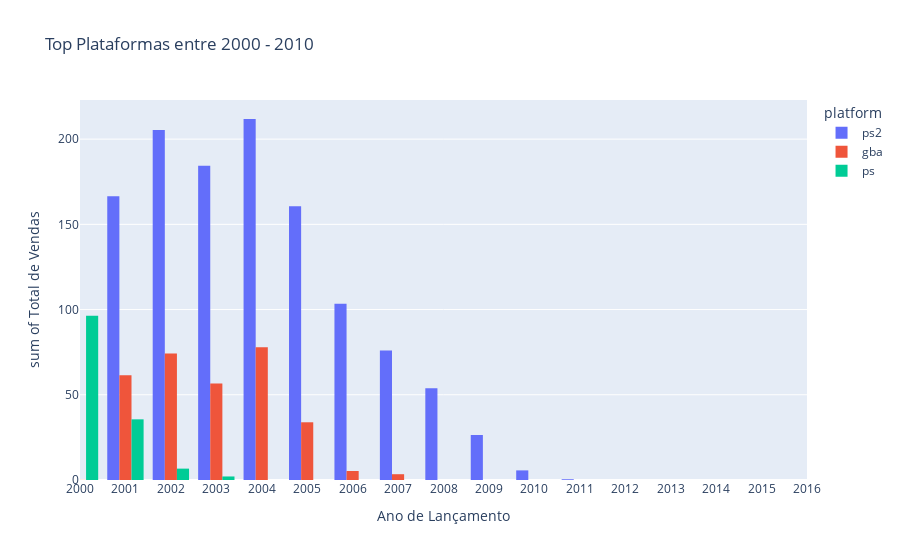
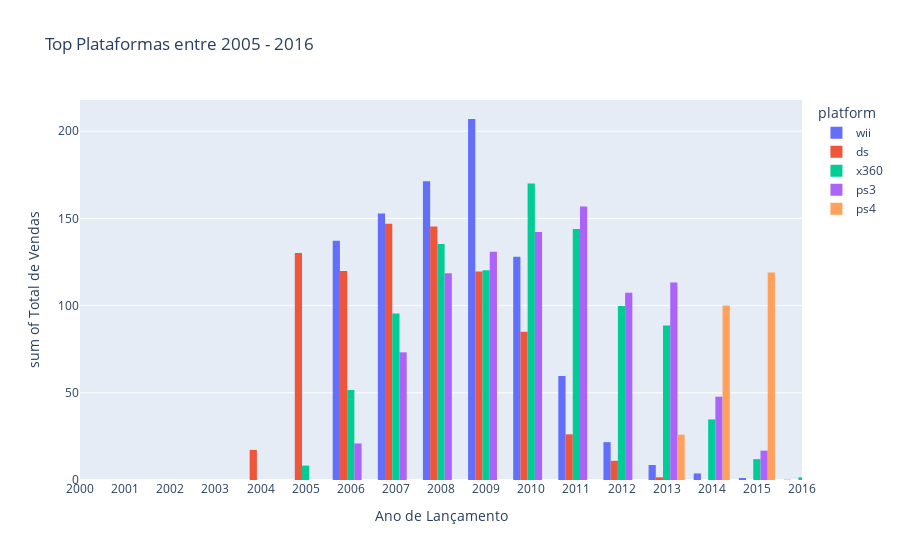
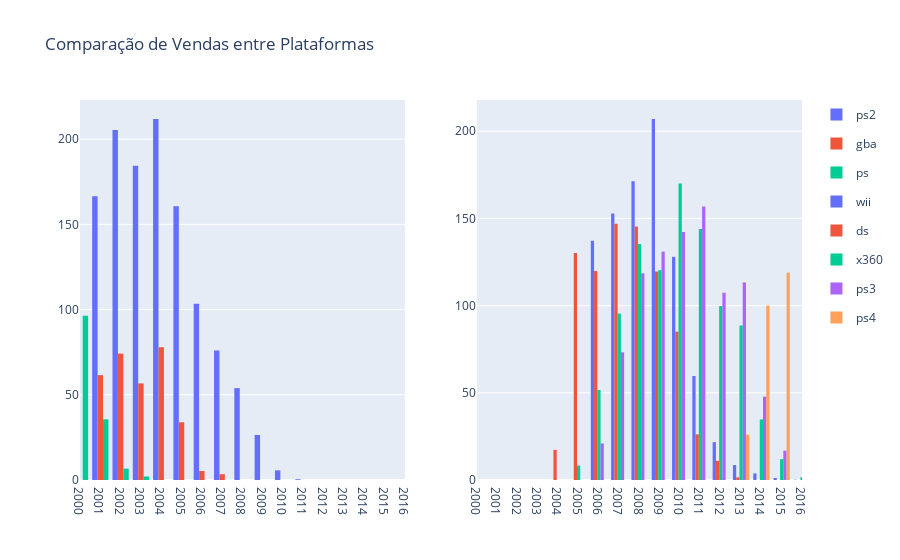

Notebook cell for these charts, in order:
### Markdown cell above
### 4.4 - Popularidade de plataformas em diferentes períodos;

### Code cell
# Seleção das principais plataformas com as maiores vendas totais
top_platforms = platform_sales_sorted['platform'].tolist()

# Filtragem do DataFrame original para incluir apenas as principais plataformas
top_platforms_data = df_data[df_data['platform'].isin(top_platforms)]

# Filtragem do DataFrame para incluir apenas os dados a partir de 2000
top_platforms_data_filtered = top_platforms_data[top_platforms_data['year_of_release'] >= 2000]

# Seleção de plataformas 1
selected_platforms1 = ['ps', 'ps2', 'gba']
selected_data_1 = top_platforms_data_filtered[top_platforms_data_filtered['platform'].isin(selected_platforms1)]

# Seleção de plataformas 2
selected_platforms2 = ['wii', 'ds', 'x360', 'ps3', 'ps4']
selected_data_2 = top_platforms_data_filtered[top_platforms_data_filtered['platform'].isin(selected_platforms2)]

# Gráfico 1
fig1 = px.histogram(selected_data_1, 
             x='year_of_release', 
             y='total_sales', 
             labels={'total_sales':'Total de Vendas', 'year_of_release':'Ano de Lançamento'},
             color='platform', 
             barmode='group',
             title='Top Plataformas entre 2000 - 2010')
fig1.update_xaxes(tickmode='linear', range=[2000, 2016])

# Gráfico 2
fig2 = px.histogram(selected_data_2, 
             x='year_of_release', 
             y='total_sales', 
             labels={'total_sales':'Total de Vendas', 'year_of_release':'Ano de Lançamento'},
             color='platform', 
             barmode='group',
             title='Top Plataformas entre 2005 - 2016')
fig2.update_xaxes(tickmode='linear', range=[2000, 2016])

fig1.show()
fig2.show()

# Criando subplots lado a lado
fig_geral = make_subplots(rows=1, cols=2)

# Adicionando fig1 ao subplot da esquerda
for trace in fig1.data:
    fig_geral.add_trace(trace, row=1, col=1)

# Adicionando fig2 ao subplot da direita
for trace in fig2.data:
    fig_geral.add_trace(trace, row=1, col=2)

# Layout
fig_geral.update_layout(
    title_text="Comparação de Vendas entre Plataformas",
    showlegend=True)

fig_geral.update_xaxes(tickmode='linear', range=[2000, 2016])

fig_geral.show()

### Figure 1 — Plotly figure (JSON) as saved in the notebook; plotly's stock layout.template omitted (floating-point values rounded to 4 significant figures; data arrays with more than 128 entries replaced by an {"elided": "..."} marker saying what was removed)
{"data": [{"alignmentgroup": "True", "bingroup": "x", "histfunc": "sum", "hovertemplate": "platform=ps2<br>Ano de Lançamento=%{x}<br>sum of Total de Vendas=%{y}<extra></extra>", "legendgroup": "ps2", "marker": {"color": "#636efa", "pattern": {"shape": ""}}, "name": "ps2", "offsetgroup": "ps2", "orientation": "v", "showlegend": true, "type": "histogram", "x": {"elided": "2127 int values"}, "xaxis": "x", "y": {"elided": "2127 float values"}, "yaxis": "y"}, {"alignmentgroup": "True", "bingroup": "x", "histfunc": "sum", "hovertemplate": "platform=gba<br>Ano de Lançamento=%{x}<br>sum of Total de Vendas=%{y}<extra></extra>", "legendgroup": "gba", "marker": {"color": "#EF553B", "pattern": {"shape": ""}}, "name": "gba", "offsetgroup": "gba", "orientation": "v", "showlegend": true, "type": "histogram", "x": {"elided": "811 int values"}, "xaxis": "x", "y": {"elided": "811 float values"}, "yaxis": "y"}, {"alignmentgroup": "True", "bingroup": "x", "histfunc": "sum", "hovertemplate": "platform=ps<br>Ano de Lançamento=%{x}<br>sum of Total de Vendas=%{y}<extra></extra>", "legendgroup": "ps", "marker": {"color": "#00cc96", "pattern": {"shape": ""}}, "name": "ps", "offsetgroup": "ps", "orientation": "v", "showlegend": true, "type": "histogram", "x": {"elided": "274 int values"}, "xaxis": "x", "y": {"elided": "274 float values"}, "yaxis": "y"}], "layout": {"barmode": "group", "legend": {"title": {"text": "platform"}, "tracegroupgap": 0}, "title": {"text": "Top Plataformas entre 2000 - 2010"}, "xaxis": {"anchor": "y", "domain": [0, 1], "range": [2000, 2016], "tickmode": "linear", "title": {"text": "Ano de Lançamento"}}, "yaxis": {"anchor": "x", "domain": [0, 1], "title": {"text": "sum of Total de Vendas"}}}}

### Figure 2 — Plotly figure (JSON) as saved in the notebook; plotly's stock layout.template omitted (floating-point values rounded to 4 significant figures; data arrays with more than 128 entries replaced by an {"elided": "..."} marker saying what was removed)
{"data": [{"alignmentgroup": "True", "bingroup": "x", "histfunc": "sum", "hovertemplate": "platform=wii<br>Ano de Lançamento=%{x}<br>sum of Total de Vendas=%{y}<extra></extra>", "legendgroup": "wii", "marker": {"color": "#636efa", "pattern": {"shape": ""}}, "name": "wii", "offsetgroup": "wii", "orientation": "v", "showlegend": true, "type": "histogram", "x": {"elided": "1286 int values"}, "xaxis": "x", "y": {"elided": "1286 float values"}, "yaxis": "y"}, {"alignmentgroup": "True", "bingroup": "x", "histfunc": "sum", "hovertemplate": "platform=ds<br>Ano de Lançamento=%{x}<br>sum of Total de Vendas=%{y}<extra></extra>", "legendgroup": "ds", "marker": {"color": "#EF553B", "pattern": {"shape": ""}}, "name": "ds", "offsetgroup": "ds", "orientation": "v", "showlegend": true, "type": "histogram", "x": {"elided": "2120 int values"}, "xaxis": "x", "y": {"elided": "2120 float values"}, "yaxis": "y"}, {"alignmentgroup": "True", "bingroup": "x", "histfunc": "sum", "hovertemplate": "platform=x360<br>Ano de Lançamento=%{x}<br>sum of Total de Vendas=%{y}<extra></extra>", "legendgroup": "x360", "marker": {"color": "#00cc96", "pattern": {"shape": ""}}, "name": "x360", "offsetgroup": "x360", "orientation": "v", "showlegend": true, "type": "histogram", "x": {"elided": "1232 int values"}, "xaxis": "x", "y": {"elided": "1232 float values"}, "yaxis": "y"}, {"alignmentgroup": "True", "bingroup": "x", "histfunc": "sum", "hovertemplate": "platform=ps3<br>Ano de Lançamento=%{x}<br>sum of Total de Vendas=%{y}<extra></extra>", "legendgroup": "ps3", "marker": {"color": "#ab63fa", "pattern": {"shape": ""}}, "name": "ps3", "offsetgroup": "ps3", "orientation": "v", "showlegend": true, "type": "histogram", "x": {"elided": "1306 int values"}, "xaxis": "x", "y": {"elided": "1306 float values"}, "yaxis": "y"}, {"alignmentgroup": "True", "bingroup": "x", "histfunc": "sum", "hovertemplate": "platform=ps4<br>Ano de Lançamento=%{x}<br>sum of Total de Vendas=%{y}<extra></extra>", "legendgroup": "ps4", "marker": {"color": "#FFA15A", "pattern": {"shape": ""}}, "name": "ps4", "offsetgroup": "ps4", "orientation": "v", "showlegend": true, "type": "histogram", "x": {"elided": "392 int values"}, "xaxis": "x", "y": {"elided": "392 float values"}, "yaxis": "y"}], "layout": {"barmode": "group", "legend": {"title": {"text": "platform"}, "tracegroupgap": 0}, "title": {"text": "Top Plataformas entre 2005 - 2016"}, "xaxis": {"anchor": "y", "domain": [0, 1], "range": [2000, 2016], "tickmode": "linear", "title": {"text": "Ano de Lançamento"}}, "yaxis": {"anchor": "x", "domain": [0, 1], "title": {"text": "sum of Total de Vendas"}}}}

### Figure 3 — Plotly figure (JSON) as saved in the notebook; plotly's stock layout.template omitted (floating-point values rounded to 4 significant figures; data arrays with more than 128 entries replaced by an {"elided": "..."} marker saying what was removed)
{"data": [{"alignmentgroup": "True", "bingroup": "x", "histfunc": "sum", "hovertemplate": "platform=ps2<br>Ano de Lançamento=%{x}<br>sum of Total de Vendas=%{y}<extra></extra>", "legendgroup": "ps2", "marker": {"color": "#636efa", "pattern": {"shape": ""}}, "name": "ps2", "offsetgroup": "ps2", "orientation": "v", "showlegend": true, "type": "histogram", "x": {"elided": "2127 int values"}, "xaxis": "x", "y": {"elided": "2127 float values"}, "yaxis": "y"}, {"alignmentgroup": "True", "bingroup": "x", "histfunc": "sum", "hovertemplate": "platform=gba<br>Ano de Lançamento=%{x}<br>sum of Total de Vendas=%{y}<extra></extra>", "legendgroup": "gba", "marker": {"color": "#EF553B", "pattern": {"shape": ""}}, "name": "gba", "offsetgroup": "gba", "orientation": "v", "showlegend": true, "type": "histogram", "x": {"elided": "811 int values"}, "xaxis": "x", "y": {"elided": "811 float values"}, "yaxis": "y"}, {"alignmentgroup": "True", "bingroup": "x", "histfunc": "sum", "hovertemplate": "platform=ps<br>Ano de Lançamento=%{x}<br>sum of Total de Vendas=%{y}<extra></extra>", "legendgroup": "ps", "marker": {"color": "#00cc96", "pattern": {"shape": ""}}, "name": "ps", "offsetgroup": "ps", "orientation": "v", "showlegend": true, "type": "histogram", "x": {"elided": "274 int values"}, "xaxis": "x", "y": {"elided": "274 float values"}, "yaxis": "y"}, {"alignmentgroup": "True", "bingroup": "x", "histfunc": "sum", "hovertemplate": "platform=wii<br>Ano de Lançamento=%{x}<br>sum of Total de Vendas=%{y}<extra></extra>", "legendgroup": "wii", "marker": {"color": "#636efa", "pattern": {"shape": ""}}, "name": "wii", "offsetgroup": "wii", "orientation": "v", "showlegend": true, "type": "histogram", "x": {"elided": "1286 int values"}, "xaxis": "x2", "y": {"elided": "1286 float values"}, "yaxis": "y2"}, {"alignmentgroup": "True", "bingroup": "x", "histfunc": "sum", "hovertemplate": "platform=ds<br>Ano de Lançamento=%{x}<br>sum of Total de Vendas=%{y}<extra></extra>", "legendgroup": "ds", "marker": {"color": "#EF553B", "pattern": {"shape": ""}}, "name": "ds", "offsetgroup": "ds", "orientation": "v", "showlegend": true, "type": "histogram", "x": {"elided": "2120 int values"}, "xaxis": "x2", "y": {"elided": "2120 float values"}, "yaxis": "y2"}, {"alignmentgroup": "True", "bingroup": "x", "histfunc": "sum", "hovertemplate": "platform=x360<br>Ano de Lançamento=%{x}<br>sum of Total de Vendas=%{y}<extra></extra>", "legendgroup": "x360", "marker": {"color": "#00cc96", "pattern": {"shape": ""}}, "name": "x360", "offsetgroup": "x360", "orientation": "v", "showlegend": true, "type": "histogram", "x": {"elided": "1232 int values"}, "xaxis": "x2", "y": {"elided": "1232 float values"}, "yaxis": "y2"}, {"alignmentgroup": "True", "bingroup": "x", "histfunc": "sum", "hovertemplate": "platform=ps3<br>Ano de Lançamento=%{x}<br>sum of Total de Vendas=%{y}<extra></extra>", "legendgroup": "ps3", "marker": {"color": "#ab63fa", "pattern": {"shape": ""}}, "name": "ps3", "offsetgroup": "ps3", "orientation": "v", "showlegend": true, "type": "histogram", "x": {"elided": "1306 int values"}, "xaxis": "x2", "y": {"elided": "1306 float values"}, "yaxis": "y2"}, {"alignmentgroup": "True", "bingroup": "x", "histfunc": "sum", "hovertemplate": "platform=ps4<br>Ano de Lançamento=%{x}<br>sum of Total de Vendas=%{y}<extra></extra>", "legendgroup": "ps4", "marker": {"color": "#FFA15A", "pattern": {"shape": ""}}, "name": "ps4", "offsetgroup": "ps4", "orientation": "v", "showlegend": true, "type": "histogram", "x": {"elided": "392 int values"}, "xaxis": "x2", "y": {"elided": "392 float values"}, "yaxis": "y2"}], "layout": {"showlegend": true, "title": {"text": "Comparação de Vendas entre Plataformas"}, "xaxis": {"anchor": "y", "domain": [0, 0.45], "range": [2000, 2016], "tickmode": "linear"}, "xaxis2": {"anchor": "y2", "domain": [0.55, 1], "range": [2000, 2016], "tickmode": "linear"}, "yaxis": {"anchor": "x", "domain": [0, 1]}, "yaxis2": {"anchor": "x2", "domain": [0, 1]}}}
